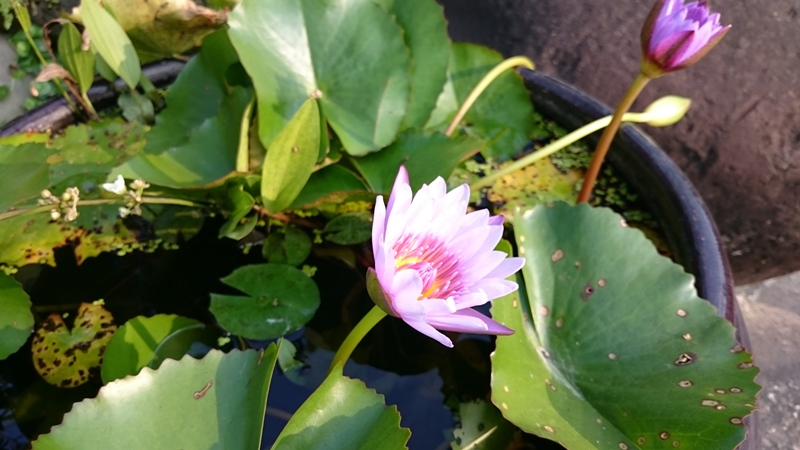
#> input picture books/Python程式設計實務_博碩/書中附檔/sample_s.jpg, 800 x 450 px, found by its file name
$ python 13-9.py
#> lines starting #> are read from the running program, lines starting #| are printed output that depends on the picture
# -*- coding: utf-8 -*-
# 程式 13-9 (Python 3 Version)

from PIL import Image, ImageDraw

im = Image.open('sample_s.jpg')
#> im is the input picture: PIL image 800x450 RGB; mean R, G, B 95.9, 105.1, 69.7
w, h = im.size
#> w = 800; h = 450
dw = ImageDraw.Draw(im)
dw.line((0,0,w,h),width=20, fill=(255,0,0))
dw.line((w,0,0,h),width=20, fill=(255,0,0))
dw.ellipse((50,50,w-50,h-50),outline=(255,255,0))
dw.text((100,100),'This is a test image')
im.show()
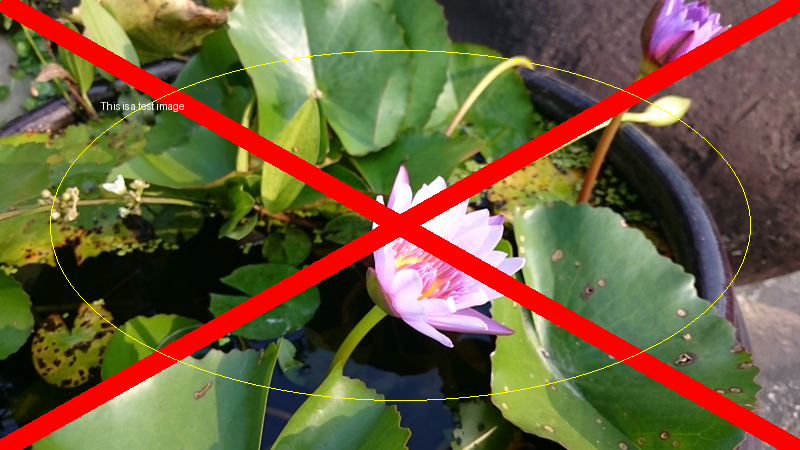
#> shown: PIL image 800x450 RGB; mean R, G, B 110.4, 94.2, 61.1
